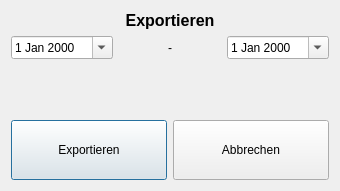
<?xml version="1.0" encoding="UTF-8"?>
<ui version="4.0">
 <class>ExportDialog</class>
 <widget class="QDialog" name="ExportDialog">
  <property name="geometry">
   <rect>
    <x>0</x>
    <y>0</y>
    <width>340</width>
    <height>191</height>
   </rect>
  </property>
  <property name="windowTitle">
   <string>Dialog</string>
  </property>
  <layout class="QHBoxLayout" name="horizontalLayout_3">
   <item>
    <layout class="QVBoxLayout" name="verticalLayout">
     <item>
      <widget class="QLabel" name="exportLabel">
       <property name="font">
        <font>
         <family>Arial</family>
         <pointsize>12</pointsize>
         <weight>75</weight>
         <bold>true</bold>
        </font>
       </property>
       <property name="text">
        <string>Exportieren</string>
       </property>
       <property name="alignment">
        <set>Qt::AlignCenter</set>
       </property>
      </widget>
     </item>
     <item>
      <layout class="QHBoxLayout" name="horizontalLayout">
       <item>
        <widget class="QDateEdit" name="dateEditFrom">
         <property name="accessibleName">
          <string notr="true"/>
         </property>
         <property name="accessibleDescription">
          <string notr="true"/>
         </property>
         <property name="currentSection">
          <enum>QDateTimeEdit::DaySection</enum>
         </property>
         <property name="calendarPopup">
          <bool>true</bool>
         </property>
        </widget>
       </item>
       <item>
        <widget class="QLabel" name="label">
         <property name="text">
          <string>-</string>
         </property>
         <property name="alignment">
          <set>Qt::AlignCenter</set>
         </property>
        </widget>
       </item>
       <item>
        <widget class="QDateEdit" name="dateEditTo">
         <property name="accessibleName">
          <string notr="true"/>
         </property>
         <property name="accessibleDescription">
          <string notr="true"/>
         </property>
         <property name="calendarPopup">
          <bool>true</bool>
         </property>
        </widget>
       </item>
      </layout>
     </item>
     <item>
      <spacer name="verticalSpacer">
       <property name="orientation">
        <enum>Qt::Vertical</enum>
       </property>
       <property name="sizeHint" stdset="0">
        <size>
         <width>20</width>
         <height>40</height>
        </size>
       </property>
      </spacer>
     </item>
     <item>
      <layout class="QHBoxLayout" name="horizontalLayout_2">
       <item>
        <widget class="QPushButton" name="exportButton">
         <property name="minimumSize">
          <size>
           <width>150</width>
           <height>60</height>
          </size>
         </property>
         <property name="text">
          <string>Exportieren</string>
         </property>
         <property name="icon">
          <iconset resource="../qrk.qrc">
           <normaloff>:/icons/ok.png</normaloff>:/icons/ok.png</iconset>
         </property>
         <property name="iconSize">
          <size>
           <width>32</width>
           <height>32</height>
          </size>
         </property>
        </widget>
       </item>
       <item>
        <widget class="QPushButton" name="cancelButton">
         <property name="minimumSize">
          <size>
           <width>150</width>
           <height>60</height>
          </size>
         </property>
         <property name="sizeIncrement">
          <size>
           <width>0</width>
           <height>0</height>
          </size>
         </property>
         <property name="text">
          <string>Abbrechen</string>
         </property>
         <property name="icon">
          <iconset resource="../qrk.qrc">
           <normaloff>:/icons/cancel.png</normaloff>:/icons/cancel.png</iconset>
         </property>
         <property name="iconSize">
          <size>
           <width>32</width>
           <height>32</height>
          </size>
         </property>
        </widget>
       </item>
      </layout>
     </item>
    </layout>
   </item>
  </layout>
 </widget>
 <resources>
  <include location="../qrk.qrc"/>
 </resources>
 <connections/>
</ui>
